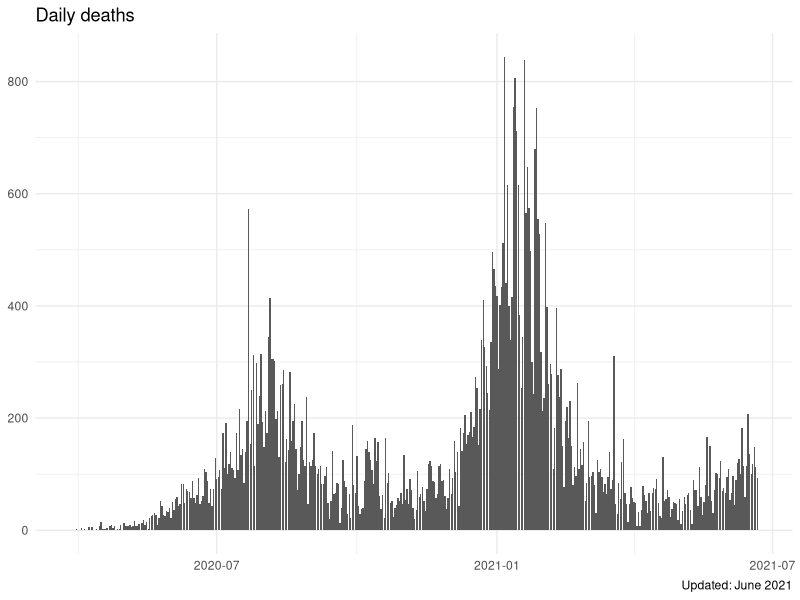
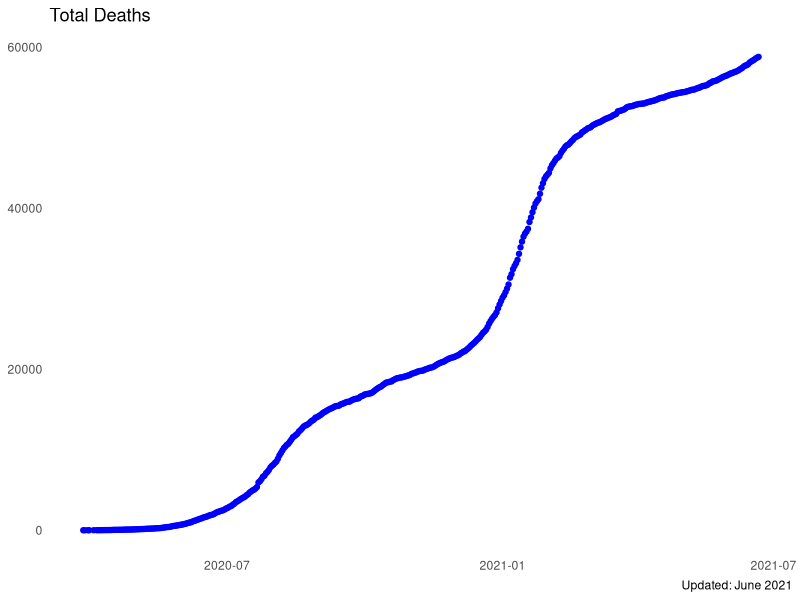
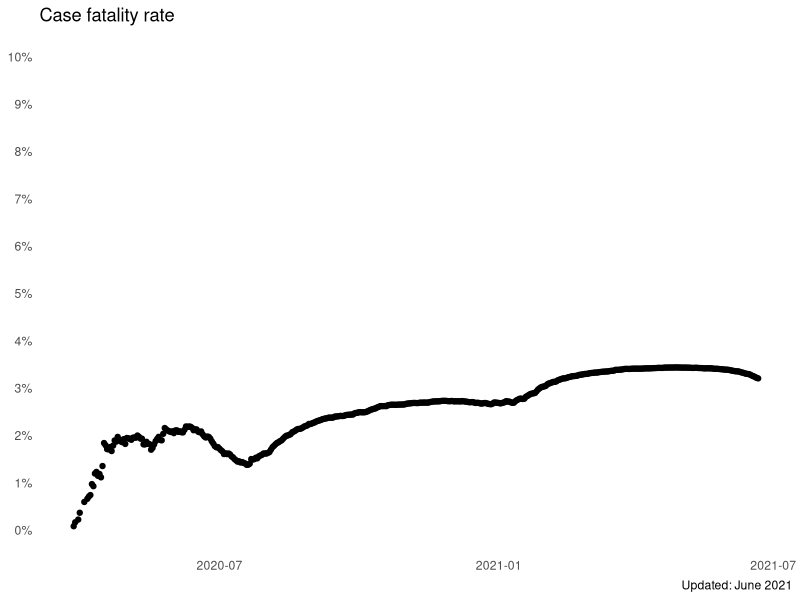
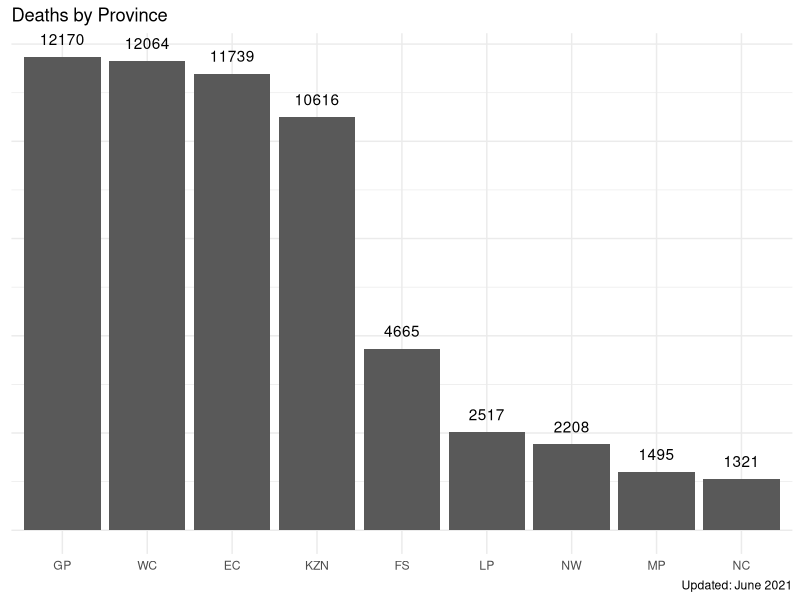
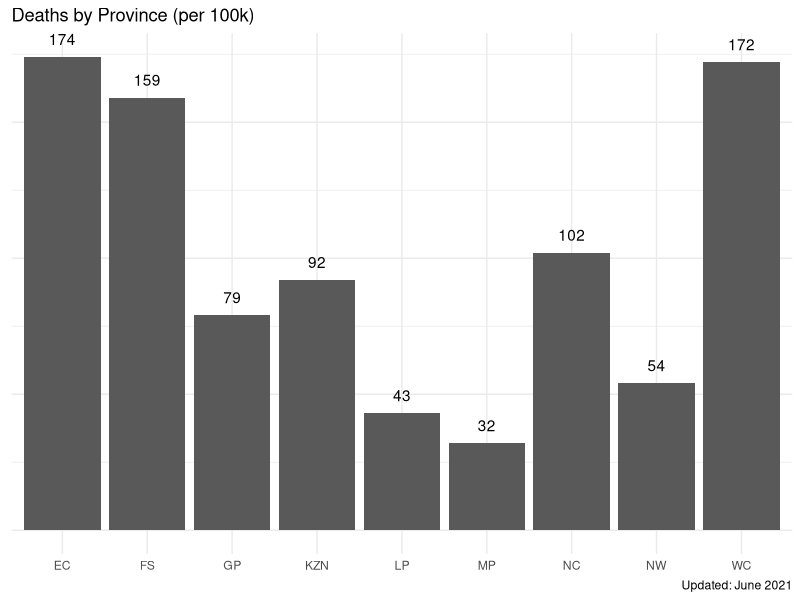

The R script that drew these images, in order:
## ---- chunk 1
library(tidyverse)
library(lubridate)
## ---- chunk 2
data <- read.csv("data/covid19za_provincial_cumulative_timeline_deaths.csv")
head(data)
## ---- chunk 3
deaths <- data %>% pivot_longer(c('EC', 'FS', 'GP', 'KZN', 'LP', 'MP', 'NC', 'NW', 'WC', 'UNKNOWN'), names_to = "province", values_to = "deaths")
deaths <- deaths %>% 
  select(date, province, deaths, total)  %>% 
  filter(province != 'UNKNOWN') %>% 
  mutate(date = dmy(date))

head(deaths)
## ---- chunk 4
deaths_summary <- data %>%
  mutate(date = dmy(date)) %>%
  mutate(daily_deaths=total-lag(total,default=0)) %>%
  mutate(total_deaths = total) %>%
  select(date, daily_deaths, total_deaths)
## ---- chunk 5
ggplot(deaths_summary, aes(date, daily_deaths)) + 
  geom_col() +
  labs(title= "Daily deaths",
       caption = "Updated: June 2021",
       x = NULL,
       y = NULL) +
  theme_minimal()
## ---- chunk 6
# total confirmed cases in SA
cases <- read.csv("data/covid19za_provincial_cumulative_timeline_confirmed.csv")
cases <- cases %>%
  mutate(date = dmy(date)) %>%
  mutate(total_confirmed_cases = total) %>%
  select(date, total_confirmed_cases)
head(cases)

## ---- chunk 7
# add confirmed cases and fatality rate to deaths df 
deaths_summary <- deaths_summary %>%
  left_join(cases, by="date") %>%
  mutate(fatality_rate = 100*(total_deaths / total_confirmed_cases))

head(deaths_summary)

## ---- chunk 8
# plot total deaths
p1 <- ggplot() + 
  geom_point(data=deaths_summary, aes(date, total_deaths), color="blue") +
  labs(title= "Total Deaths",
       caption = "Updated: June 2021",
       x = NULL,
       y = NULL) +
  theme_minimal() +  
  theme(panel.grid.minor = element_blank(), 
  panel.grid.major = element_blank())

p1
## ---- chunk 9
# plot fatality rate
p2 <- ggplot(data=deaths_summary, aes(date, fatality_rate)) + 
  geom_point() +
  labs(title= "Case fatality rate",
       caption = "Updated: June 2021",
       x = NULL,
       y = NULL) +
  scale_y_continuous(breaks = seq(0, 10, by = 1), limits = c(0, 10), labels = function(x) paste0(x, '%')) +
  theme_minimal() +  
  theme(panel.grid.minor = element_blank(), 
  panel.grid.major = element_blank())

p2
## ---- chunk 10
# overlay death and cfr plots

# adapted from https://drawar.github.io/posts/dual-y-axis-ggplot2/

# Get the plot grobs
g1 <- ggplotGrob(p1)
g2 <- ggplotGrob(p2)

# Get the locations of the plot panels in g1.
pp <- c(subset(g1$layout, name == "panel", se = t:r))

library(gtable)
library(grid)
# Overlap panel for second plot on that of the first plot
g1 <- gtable_add_grob(g1, g2$grobs[[which(g2$layout$name == "panel")]], pp$t, pp$l, pp$b, pp$l)

# ggplot contains many labels that are themselves complex grob; 
# usually a text grob surrounded by margins.
# When moving the grobs from, say, the left to the right of a plot,
# make sure the margins and the justifications are swapped around.
# The function below does the swapping.
# Taken from the cowplot package:
# https://github.com/wilkelab/cowplot/blob/master/R/switch_axis.R 
hinvert_title_grob <- function(grob){

# Swap the widths
widths <- grob$widths
grob$widths[1] <- widths[3]
grob$widths[3] <- widths[1]
grob$vp[[1]]$layout$widths[1] <- widths[3]
grob$vp[[1]]$layout$widths[3] <- widths[1]

# Fix the justification
grob$children[[1]]$hjust <- 1 - grob$children[[1]]$hjust 
grob$children[[1]]$vjust <- 1 - grob$children[[1]]$vjust 
grob$children[[1]]$x <- unit(1, "npc") - grob$children[[1]]$x
grob
}

# Get the y axis from g2 (axis line, tick marks, and tick mark labels)
index <- which(g2$layout$name == "axis-l")  # Which grob
yaxis <- g2$grobs[[index]]                  # Extract the grob

# yaxis is a complex of grobs containing the axis line, the tick marks, and the tick mark labels.
# The relevant grobs are contained in axis$children:
#   axis$children[[1]] contains the axis line;
#   axis$children[[2]] contains the tick marks and tick mark labels.

# Second, swap tick marks and tick mark labels
ticks <- yaxis$children[[2]]
ticks$widths <- rev(ticks$widths)
ticks$grobs <- rev(ticks$grobs)

# Third, move the tick marks
# Tick mark lengths can change. 
# A function to get the original tick mark length
# Taken from the cowplot package:
# https://github.com/wilkelab/cowplot/blob/master/R/switch_axis.R 
plot_theme <- function(p) {
plyr::defaults(p$theme, theme_get())
}

tml <- plot_theme(p1)$axis.ticks.length   # Tick mark length
#ticks$grobs[[1]]$x <- ticks$grobs[[1]]$x - unit(1, "npc") + tml

# Fourth, swap margins and fix justifications for the tick mark labels
ticks$grobs[[2]] <- hinvert_title_grob(ticks$grobs[[2]])

# Fifth, put ticks back into yaxis
yaxis$children[[2]] <- ticks

# Put the transformed yaxis on the right side of g1
g1 <- gtable_add_cols(g1, g2$widths[g2$layout[index, ]$l], pp$r)
g1 <- gtable_add_grob(g1, yaxis, pp$t, pp$r + 1, pp$b, pp$r + 1, clip = "off", name = "axis-r")

# Labels grob
left = textGrob("Total deaths", x = 0, y = 0.9, just = c("left", "top"), gp = gpar(fontsize = 14, col =  "blue"))
right =  textGrob("Fatality rate", x = 1, y = 0.9, just = c("right", "top"), gp = gpar(fontsize = 14))
labs = gTree("Labs", children = gList(left, right))

# New row in the gtable for labels
height = unit(3, "grobheight", left)
g1 <- gtable_add_rows(g1, height, 2)  

# Put the label in the new row
g1 = gtable_add_grob(g1, labs, t=3, l=3, r=5)

# Turn off clipping in the plot panel
g1$layout[which(g1$layout$name == "panel"), ]$clip = "off"

# Print to PDF
ggsave("deaths_and_fatality.pdf", g1, width=5, height=5)
## ---- chunk 11
total_deaths <- tail(data, 1) %>% pivot_longer(c('EC', 'FS', 'GP', 'KZN', 'LP', 'MP', 'NC', 'NW', 'WC', 'UNKNOWN'), names_to = "province", values_to = "deaths")
total_deaths <- total_deaths %>% 
  select(date, province, deaths, total)  %>% 
  filter(province != 'UNKNOWN') %>% 
  mutate(date = dmy(date)) %>%
  arrange(desc(deaths))

total_deaths$province <- factor(total_deaths$province, levels = total_deaths$province)
total_deaths
## ---- chunk 12
ggplot(total_deaths, aes(province, deaths)) + 
  geom_col() +
  geom_text(aes(label = deaths), vjust = -1) +
  scale_x_discrete() +
  scale_y_continuous(labels = NULL) +
  labs(title= "Deaths by Province",
       caption = "Updated: June 2021",
       x = NULL,
       y = NULL) +
  theme_minimal()
## ---- chunk 13
province_population <- read.csv("data/province_population.csv")
province_population

total_deaths <- total_deaths %>%  
  mutate(code = province) %>%  # format so the column names are the same to be able to join the dataframes
  mutate(provincial_deaths = deaths) %>%
  select(!province) %>%
  select(!deaths)
total_deaths

total_deaths <- total_deaths %>%
  left_join(province_population, by = "code") # join dataframes so total_deaths includes province populations

total_deaths <- total_deaths %>%
  mutate(deaths_per_100k = round(100000 * provincial_deaths / population)) # add deaths per 100k

total_deaths
## ---- chunk 14
ggplot(total_deaths, aes(code, deaths_per_100k)) + 
  geom_col() +
  geom_text(aes(label = deaths_per_100k), vjust = -1) +
  scale_x_discrete() +
  scale_y_continuous(labels = NULL) +
  labs(title= "Deaths by Province (per 100k)",
       caption = "Updated: June 2021",
       x = NULL,
       y = NULL) +
  theme_minimal()
